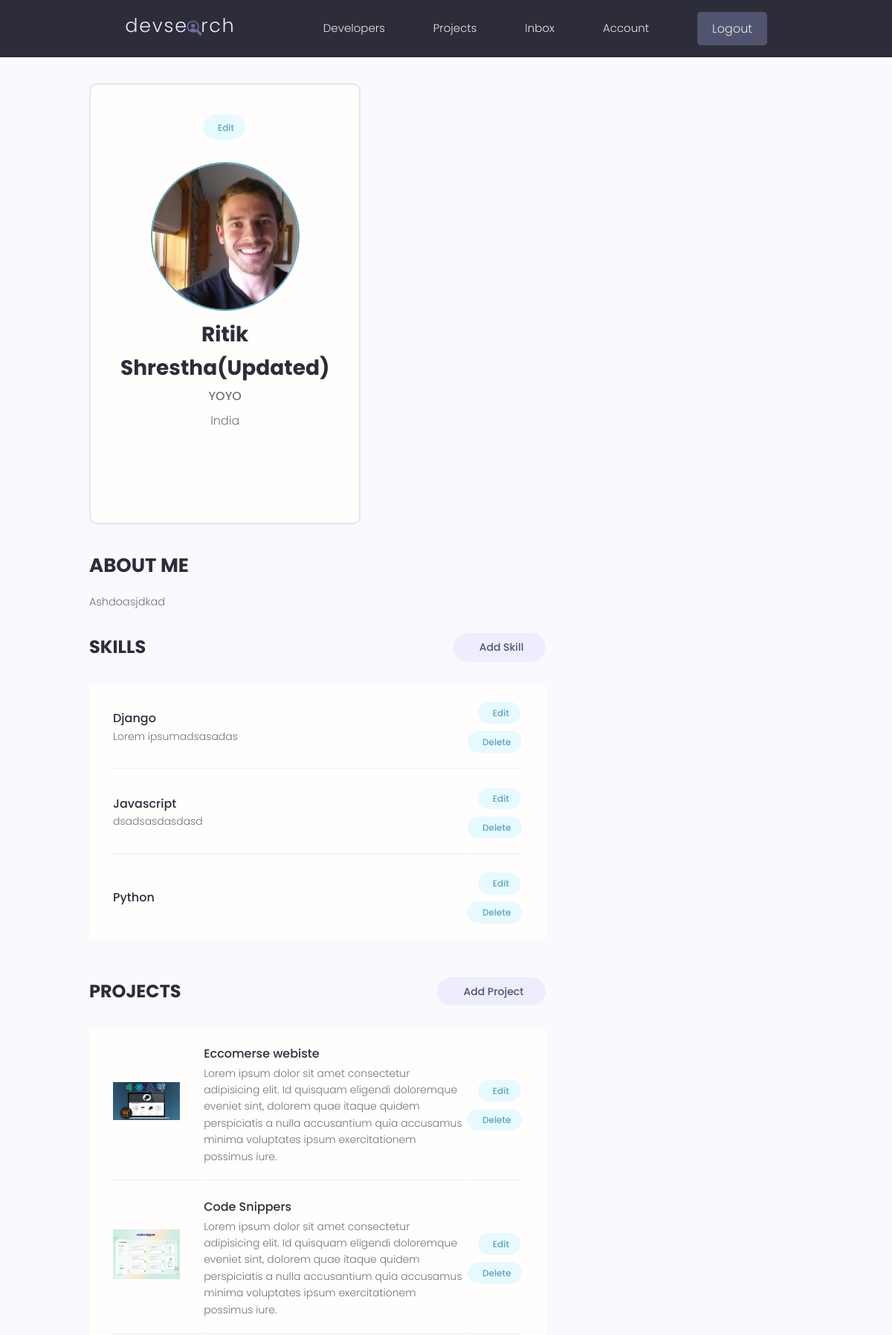
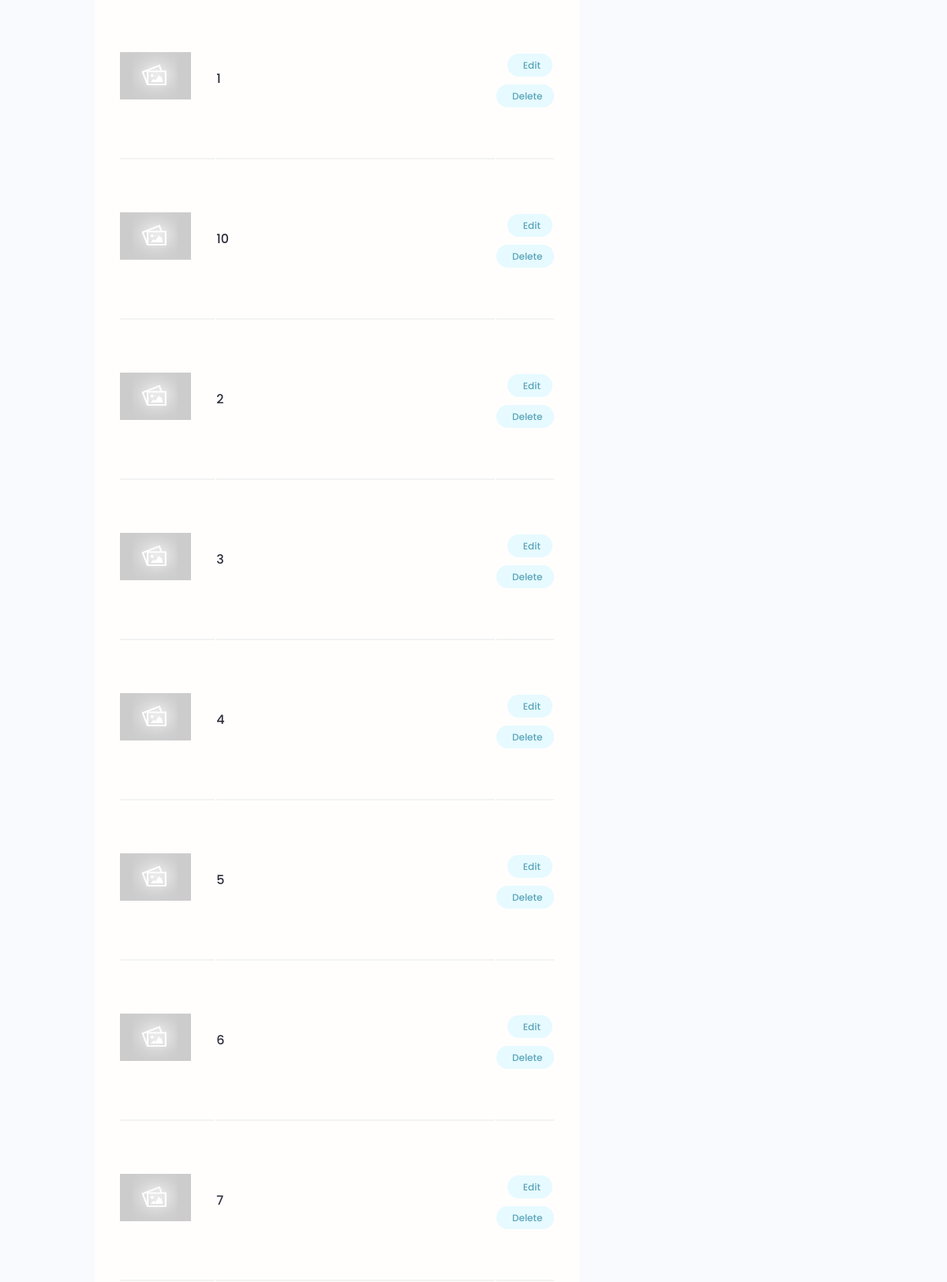
The app's page /account/ (signed in, upper part) with its own data (2 pictures, top to bottom).
### users/models.py (models this page shows, shortened)
class Profile(models.Model):
    user = models.OneToOneField(
        User, on_delete=models.CASCADE, null=True, blank=True)
    name = models.CharField(max_length=200, null=True, blank=True)
    location = models.CharField(max_length=200, null=True, blank=True)
    username = models.CharField(max_length=200, null=True, blank=True)
    email = models.EmailField(max_length=200, null=True, blank=True)
    short_intro = models.CharField(max_length=200, null=True, blank=True)
    bio = models.TextField(null=True, blank=True)
    profileImage = models.ImageField(
        null=True, blank=True, upload_to='profiles/', default='profiles/user-default.png')
    social_github = models.CharField(max_length=200, null=True, blank=True)
    social_twitter = models.CharField(max_length=200, null=True, blank=True)
    social_linkedin = models.CharField(max_length=200, null=True, blank=True)
    social_website = models.CharField(max_length=200, null=True, blank=True)
    social_youtube = models.CharField(max_length=200, null=True, blank=True)
    created = models.DateTimeField(auto_now_add=True)
    id = models.UUIDField(default=uuid.uuid4, unique=True,
                          primary_key=True, editable=False)
    class Meta:
        ordering=['created']
    @property
    def imageURL(self):
        try:
            url=self.profileImage.url
        except:
            url=""
        return url

class Skills(models.Model):
    owner = models.ForeignKey(
        Profile, on_delete=models.CASCADE, blank=True, null=True)
    name = models.CharField(max_length=200, null=True, blank=True)
    description = models.TextField(null=True, blank=True)
    created = models.DateTimeField(auto_now_add=True)
    id = models.UUIDField(default=uuid.uuid4, unique=True,
                          primary_key=True, editable=False)

### projects/models.py (models this page shows, shortened)
class Project(models.Model):
    owner = models.ForeignKey(
        Profile, on_delete=models.CASCADE, null=True, blank=True)
    title = models.CharField(max_length=200)
    description = models.TextField(null=True, blank=True)
    featured_image = models.ImageField(
        null=True, blank=True, default='default.jpg')
    demo_link = models.CharField(max_length=2000, null=True, blank=True)
    source_link = models.CharField(max_length=2000, null=True, blank=True)
    tags = models.ManyToManyField('Tag', blank=True)
    votes_total = models.IntegerField(default=0, null=True, blank=True)
    votes_ratio = models.IntegerField(default=0, null=True, blank=True)
    created = models.DateTimeField(auto_now_add=True)
    id = models.UUIDField(default=uuid.uuid4, unique=True,
                          primary_key=True, editable=False)
    class Meta:
        ordering = ['-votes_ratio','-votes_total','title']
    @property
    def imageURL(self):
        try:
            url=self.featured_image.url
        except:
            url=""
        return url

### users/views.py (the view)
# urls.py: path('account/', views.accountUser, name="account"),
@login_required(login_url='login')
def accountUser(request):
    profile = request.user.profile
    skills = profile.skills_set.all()
    projects = profile.project_set.all()
    context = {'profile': profile, 'skills': skills, 'projects': projects}
    return render(request, 'users/user-account.html', context)

### users/templates/users/user-account.html (shortened to what this page needs)
{%extends 'main.html'%} {% block content%}
<main class="settingsPage profile my-md">
  <div class="container">
    <div class="layout">
      <div class="column column--1of3">
        <div class="card text-center">
          <div class="card__body dev">
            <a
              class="tag tag--pill tag--main settings__btn"
              href="{% url 'edit-profile' %}"
              > Edit</a
            >
            <img
              class="avatar avatar--xl dev__avatar"
              src="{{profile.imageURL}}"
            />
            <h2 class="dev__name">{{profile.name}}</h2>
            <p class="dev__title">{{profile.short_intro}}</p>
            <p class="dev__location">{{profile.location}}</p>
            <ul class="dev__social">
            </ul>
          </div>
        </div>
      </div>
      <div class="column column--2of3">
        <div class="devInfo">
          <h3 class="devInfo__title">About Me</h3>
          <p class="devInfo__about">{{profile.bio|slice:"100"}}</p>
        </div>
        <div class="settings">
          <h3 class="settings__title">Skills</h3>
          <a
            class="tag tag--pill tag--sub settings__btn tag--lg"
            href="{% url 'create-skill' %}"
            > Add Skill</a
          >
        </div>
        <table class="settings__table">
          {% for skill in skills%}
          <tr>
            <td class="settings__tableInfo">
              <h4>{{skill.name}}</h4>
              <p>{{skill.description}}</p>
            </td>
            <td class="settings__tableActions">
              <a
                class="tag tag--pill tag--main settings__btn"
                href="{% url 'update-skill' skill.id%}"
                > Edit</a
              >
              <a
                class="tag tag--pill tag--main settings__btn"
                href="{% url 'delete-skill' skill.id%}?next=/account"
                > Delete</a
              >
            </td>
          </tr>
          {% endfor %}
        </table>
        <div class="settings">
          <h3 class="settings__title">Projects</h3>
          <a
            class="tag tag--pill tag--sub settings__btn tag--lg"
            href="{% url 'create-form' %}"
            > Add Project</a
          >
        </div>
        <table class="settings__table">
          {% for project in projects %}
          <tr>
            <td class="settings__thumbnail">
              <a href="{% url 'project' project.id%}"
                ><img
                  src="{{project.imageURL}}"
                  alt="Project Thumbnail"
              /></a>
            </td>
            <td class="settings__tableInfo">
              <a href="{% url 'project' project.id%}">{{project.title}}</a>
              <p>{{project.description}}</p>
            </td>
            <td class="settings__tableActions">
              <a
                class="tag tag--pill tag--main settings__btn"
                href="{% url 'update-form' project.id %}"
                > Edit</a
              >
              <a
                class="tag tag--pill tag--main settings__btn"
                href="{% url 'delete-form' project.id %}?next=/account"
                > Delete</a
              >
            </td>
          </tr>
          {% endfor %}
        </table>
      </div>
    </div>
  </div>
</main>
{% endblock content %}

### static/styles/app.css (style rules this page uses)
:root { --color-sub: #2d2d39; }
.card { border: 2px solid var(--color-light); }
img { width: 100%; }
.profile .card > .dev { padding: 4rem; }
.dev__avatar { display: block; margin: auto; }
.dev__name { color: var(--color-sub); font-size: 2.8rem; font-weight: 700; margin-top: 1rem; margin-bottom: 0.5rem; }
.dev__title { font-size: 1.6rem; font-weight: 500; line-height: 1.3; }
.dev__location { margin-top: 1rem; }
.dev__social { margin: 3rem 0; list-style: none; display: flex; justify-content: center; gap: 1.5rem; }
.devInfo { margin-bottom: 3rem; }
.devInfo__title, .devInfo__subtitle { font-size: 2.6rem; color: var(--color-sub); text-transform: uppercase; font-weight: 700; margin-bottom: 1.5rem; }
.devInfo__about, .devSkill__info { font-size: 1.45rem; line-height: 1.7; text-align: justify; }
.settingsPage .dev > .settings__btn { display: inline-block; margin-bottom: 3rem; }
.settings { display: flex; justify-content: space-between; align-items: center; }
.settings__title { font-size: 2.4rem; text-transform: uppercase; font-weight: 700; color: var(--color-sub); }
.settings__table { margin-top: 3rem; margin-bottom: 5rem; padding: 0 3rem; background: var(--color-white); }
.settings__table tr { width: 100%; }
.settings__table tr > td { padding: 2rem 0; }
.settings__table tr:not(:last-child) td { border-bottom: 2px solid var(--color-white-light); }
.settings__thumbnail { width: 23%; min-width: 10rem; }
.settings__thumbnail img { padding-right: 3rem; height: 15rem; object-fit: contain; }
.settings__tableInfo { width: 100%; }
.settings__tableInfo h4, .settings__tableInfo a { padding-right: 1rem; width: auto; font-size: 1.6rem; font-weight: 500; color: var(--color-sub); }
.settings__tableInfo p { font-size: 1.4rem; }
.settings__tableActions { text-align: right; }

### static/uikit/styles/modules/_variables.css (style rules this page uses)
:root { --color-main: #5aa5b9; --color-main-light: #e6faff; --color-sub: #3f4156; --color-sub-light: #51546e; --color-sub-lighter: #ededfd; --color-text: #737373; --color-gray: #8b8b8b; --color-light: #e5e7eb; --color-light-gray: #767676; --color-bg: #f8fafd; --color-white: #fffefd; --color-white-light: #f3f3f3; --color-success: #359e64; --color-success-bg: #def8e8; --color-error: #fc4b0b; --color-error-bg: #fff2ee; --font-base: 'Poppins', arial, helvetica, 'Segoe UI', roboto, ubuntu, sans-serif; --font-monospace: 'Fira Code', 'Courier New', courier, monospace; --font-regular: 300; --font-medium: 500; --font-bold: 700; --generic-shadow: 1px 1px 5px #00000010; --generic-transition: all 0.3s ease-in-out; }

### static/uikit/styles/modules/_base.css (style rules this page uses)
* { margin: 0; padding: 0; box-sizing: border-box; text-rendering: optimizeLegibility; color: inherit; font-size: inherit; }
html { font-size: 50%; }
@media only screen and (min-width: 480px) { html { font-size: 56.25%; } }
@media only screen and (min-width: 1200px) { html { font-size: 62.5%; } }
body { line-height: 1.6; font-weight: 400; font-size: 1.5rem; color: var(--color-text); background-color: var(--color-bg); min-height: 100vh; }

### static/uikit/styles/modules/_typography.css (style rules this page uses)
* { font-family: var(--font-base); }
h2 { font-size: 3.6rem; font-weight: var(--font-bold); }
h3 { font-size: 3.2rem; font-weight: var(--font-medium); }
h4 { font-size: 2.8rem; font-weight: var(--font-medium); }
p, span, strong { font-size: 1.6rem; color: var(--color-text); font-weight: var(--font-regular); }
a { padding-bottom: 2px; text-decoration: none; display: inline-block; color: var(--color-main); font-weight: var(--font-medium); }

### static/uikit/styles/modules/_utilities.css (style rules this page uses)
.container { width: 92%; max-width: 165rem; margin: 0 auto; box-sizing: border-box; }
@media screen and (min-width: 1000px) { .container { width: 90%; } }
@media screen and (min-width: 1200px) { .container { width: 80%; } }
.text-center { text-align: center; }
.my-md { margin: 3rem auto; }

### static/uikit/styles/modules/_avatar.css (style rules this page uses)
.avatar { border-radius: 50%; border: 2px solid var(--color-main); object-fit: cover; }
.avatar--xl { height: 20rem; width: 20rem; }

### static/uikit/styles/modules/_card.css (style rules this page uses)
.card { border-radius: 1rem; background-color: var(--color-white); border: 1.5px solid var(--color-light); width: auto; height: auto; margin-top: 0.5rem; margin-bottom: 0.5rem; overflow: hidden; }
.card__body, .card__header { padding: 2rem 2.5rem; }

### static/uikit/styles/modules/_layout.css (style rules this page uses)
.layout { display: flex; flex-flow: row wrap; justify-content: space-between; }
.layout > .column { margin-bottom: 3rem; }
.layout > .column.column--1of3 { flex-basis: 30%; }
.layout > .column.column--2of3 { flex-basis: 64%; }

### records on screen
Profile: imageURL (picture), name "Ritik Shrestha(Updated)", short_intro "YOYO", location "India", bio "Ashdoasjdkad"
Skills: name "Django", description "Lorem ipsumadsasadas"
Skills: name "Javascript", description "dsadsasdasdasd"
Skills: name "Python"
Project: imageURL (picture), title "Eccomerse webiste", description "Lorem ipsum dolor sit amet consectetur adipisicing elit. Id quisquam eligendi doloremque eveniet sint, dolorem quae itaque quidem perspiciatis a nulla accusantium quia accusamus minima voluptates ipsum exercitationem possimus iure."
Project: imageURL (picture), title "Code Snippers", description "Lorem ipsum dolor sit amet consectetur adipisicing elit. Id quisquam eligendi doloremque eveniet sint, dolorem quae itaque quidem perspiciatis a nulla accusantium quia accusamus minima voluptates ipsum exercitationem possimus iure."
Project: imageURL (placeholder picture), title "1"
Project: imageURL (placeholder picture), title "10"
Project: imageURL (placeholder picture), title "2"
Project: imageURL (placeholder picture), title "3"
Project: imageURL (placeholder picture), title "4"
Project: imageURL (placeholder picture), title "5"
Project: imageURL (placeholder picture), title "6"
Project: imageURL (placeholder picture), title "7"
